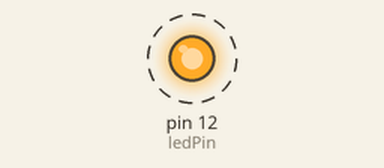
This sketch was run on a simulated Arduino Uno, built with avr-gcc and run on an emulated ATmega328P. Shown: output pins drawn as LEDs (lit = HIGH). Dashed ring = blinking.

Above: at 0.2 s.
Timing chart, 0 to 3.0 s (numbered marks = the images above):
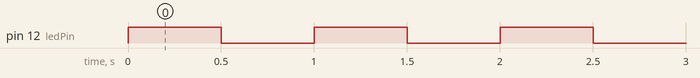

The sketch:

LED-blink.ino
```cpp
//Holds the current state od the LED
bool ledState=0;

//On what pin is the LED connected
int ledPin=12;

//This part of the program executes only once at startup
void setup() {
  //Set what mode the pin will work as (output or input)
  pinMode(ledPin,OUTPUT);
}

void loop() {
  //Invert the state variable
  ledState=!ledState;
  //Write to the LED pin the stored state (HIGH or LOW)
  digitalWrite(ledPin,ledState);
  //Pause for 500ms
  delay(500);
}
```

Measured:
- by itself, pin 12 (ledPin): alternates HIGH for 0.50 s and LOW for 0.50 s
